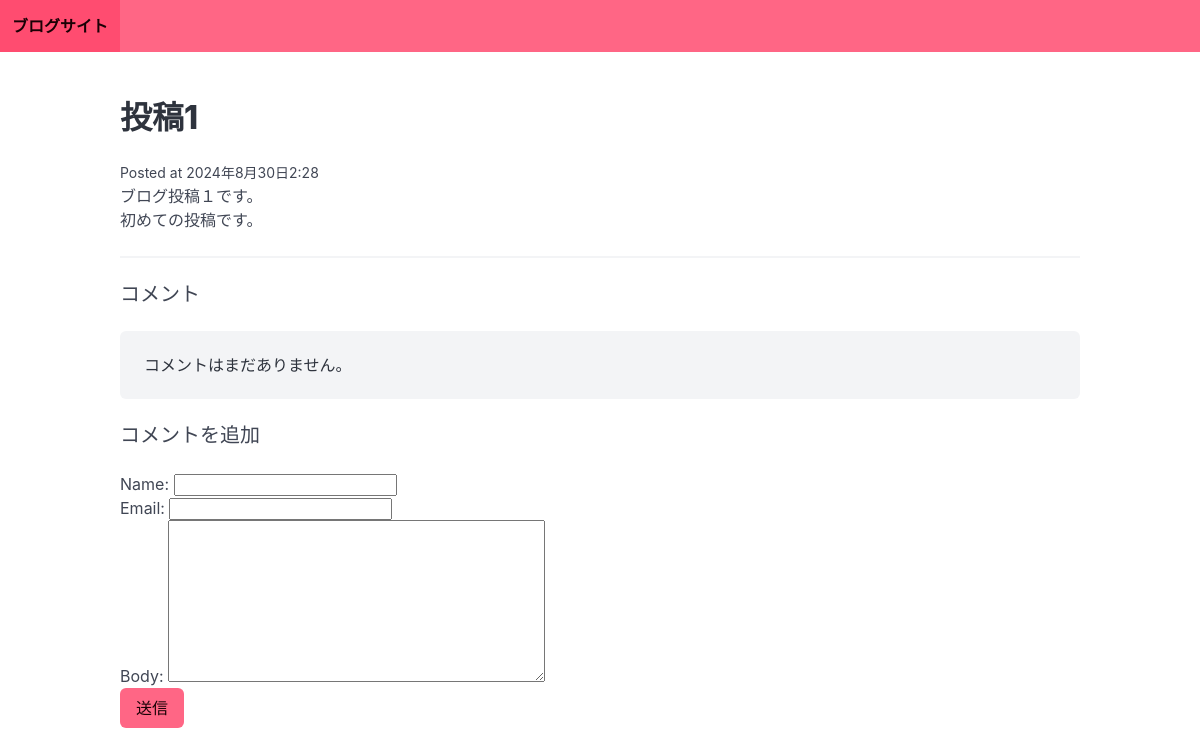
The page /post-1/ on the database as committed earlier.
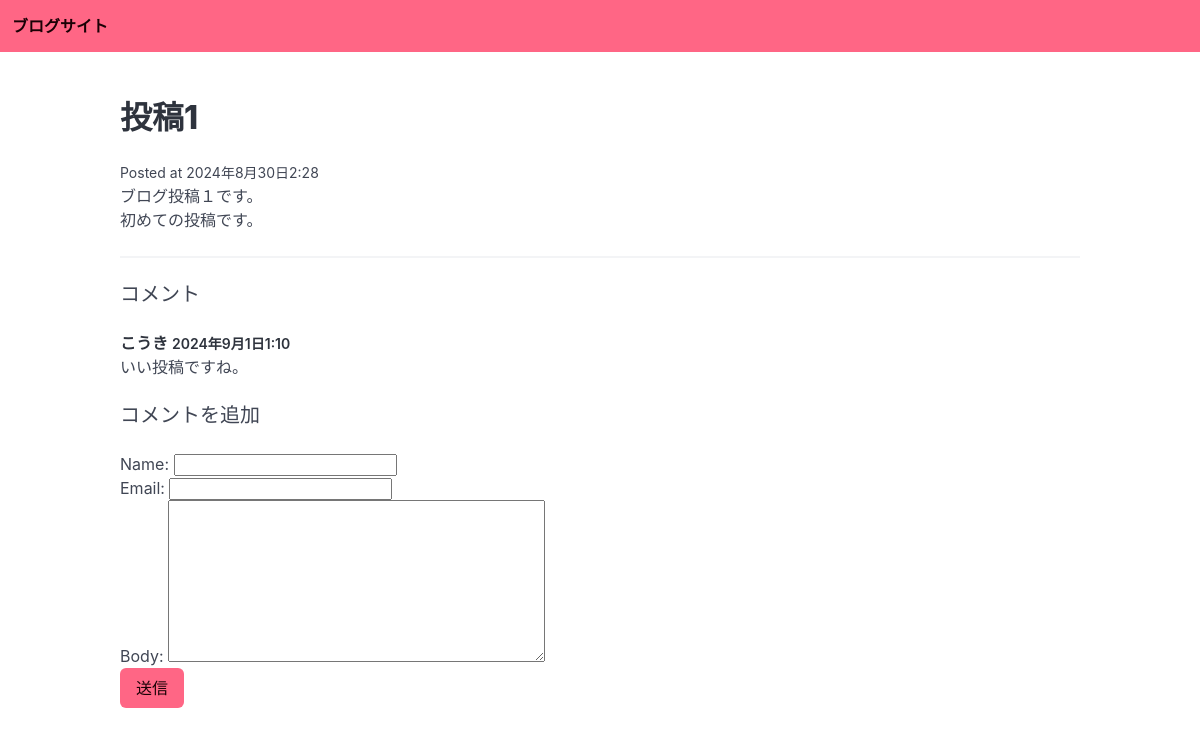
The same page on the database as committed later.
### blog/models.py (models this page shows)
class Post(models.Model):
    title = models.CharField(max_length=255)
    slug = models.SlugField()
    intro = models.TextField()
    body = models.TextField()
    posted_date = models.DateTimeField(auto_now_add=True)

class Comment(models.Model):
    post = models.ForeignKey(Post, on_delete=models.CASCADE, related_name="comments")
    name = models.CharField(max_length=255)
    email = models.EmailField()
    body = models.TextField()
    posted_date = models.DateTimeField(auto_now_add=True)

### blog/views.py (the view)
# urls.py: path("<slug:slug>/", post_detail, name="post_detail"),
def post_detail(request, slug):
    post = Post.objects.get(slug=slug)
    if request.method == "POST":
        form = CommentForm(request.POST)
        if form.is_valid():
            comment = form.save(commit=False)
            comment.post = post
            comment.save()
            return redirect("post_detail", slug=post.slug)
    else:
        form = CommentForm()
    return render(request, "blog/post_detail.html", {"post": post, "form": form})

### blog/forms.py
class CommentForm(forms.ModelForm):
    class Meta:
        model = Comment
        fields = ["name", "email", "body"]

### blog/templates/blog/post_detail.html
{% extends "blog/base.html" %} {% block content %}
<h1 class="title">{{ post.title }}</h1>
<small>Posted at {{post.posted_date}}</small>
<p>{{post.intro}}</p>
<p>{{post.body}}</p>
<hr />
<h2 class="subtitle">コメント</h2>
{% for comment in post.comments.all %}
<article class="media">
  <div class="media-content">
    <div class="content">
      <p>
        <strong>
          {{ comment.name }}
          <small>{{ comment.posted_date }}</small>
        </strong>
        <br />
        {{ comment.body }}
      </p>
    </div>
  </div>
</article>
{% empty %}
<div class="notification">
  <p>コメントはまだありません。</p>
</div>
{% endfor %}
<h2 class="subtitle">コメントを追加</h2>
<form action="." method="post">
  {% csrf_token %} {{ form.as_p }}
  <div class="field">
    <div class="control">
      <button class="button is-danger">送信</button>
    </div>
  </div>
</form>
{% endblock content %}

### blog/templates/blog/base.html (shortened to what this page needs)
<!DOCTYPE html>
<html lang="ja">
  <head>
    <link
      rel="stylesheet"
      href="https://cdn.jsdelivr.net/npm/bulma@1.0.2/css/bulma.min.css"
    />
  </head>
  <body>
    <nav class="navbar is-danger">
      <div class="navbar-brand">
        <a href="/" class="navbar-item">
          <strong>ブログサイト</strong>
        </a>
      </div>
    </nav>
    <section class="section">
      <div class="container">{% block content %} {% endblock %}</div>
    </section>
  </body>
</html>

Rows that differ between the two databases and show on the page:
added Comment: name "こうき", posted_date "2024年9月1日1:10", body "いい投稿ですね。"
Other text that changed with them:
text no longer shown: "コメントはまだありません。"
